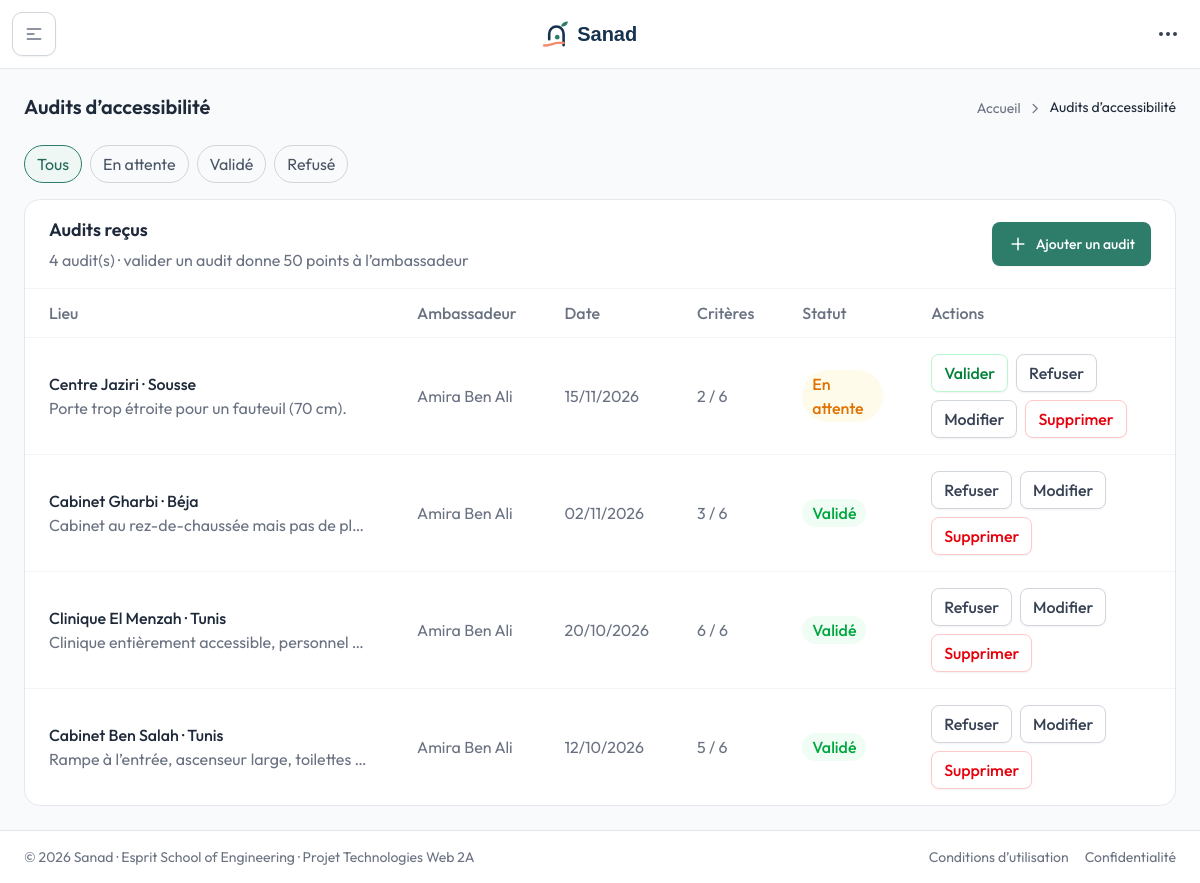
Screenshot of /backoffice/index.php?page=audits (signed in) with the database file from the repository.
### tables this page shows
CREATE TABLE audit (
  id INT AUTO_INCREMENT PRIMARY KEY,
  dateAudit DATE NOT NULL,
  rampe TINYINT(1) NOT NULL DEFAULT 0,
  porteLarge TINYINT(1) NOT NULL DEFAULT 0,
  ascenseur TINYINT(1) NOT NULL DEFAULT 0,
  toilettesAdaptees TINYINT(1) NOT NULL DEFAULT 0,
  parkingPMR TINYINT(1) NOT NULL DEFAULT 0,
  accueilLSF TINYINT(1) NOT NULL DEFAULT 0,
  commentaire TEXT NOT NULL,
  nbPhotos INT NOT NULL DEFAULT 0,
  statut ENUM('en_attente','valide','refuse') NOT NULL DEFAULT 'en_attente',
  lieuId INT NOT NULL,
  utilisateurId INT NOT NULL,
  CONSTRAINT fk_audit_lieu FOREIGN KEY (lieuId) REFERENCES lieu(id) ON DELETE CASCADE,
  CONSTRAINT fk_audit_utilisateur FOREIGN KEY (utilisateurId) REFERENCES utilisateur(id) ON DELETE RESTRICT
);

### backoffice/Controllers/Controller.php (called while the page is built, shortened)
<?php
abstract class Controller
{
    protected function render(string $view, array $data = [], ?string $scriptsView = null): void
    {
        $content      = $this->capture(__DIR__ . '/../Views/' . $view . '.php', $data);
        require_once __DIR__ . '/../Views/includes/layout.php';
    }
    protected function capture(string $file, array $data = []): string
    {
        extract($data);
        require $file;
        return (string) ob_get_clean();
    }
}

### backoffice/Controllers/AuditController.php (called while the page is built, shortened)
<?php
class AuditController extends Controller
{
    private PDO $db;
    public function __construct()
    {
        $this->db = Database::getConnexion();
    }
    public function index(): void
    {
        $statut = (string) ($_GET['statut'] ?? '');
        if (!array_key_exists($statut, Audit::STATUTS)) {
            $statut = '';
        }
        $sql = 'SELECT a.*, l.nom AS lieuNom, l.ville AS lieuVille, u.prenom, u.nom
                  FROM audit a INNER JOIN lieu l ON l.id = a.lieuId INNER JOIN utilisateur u ON u.id = a.utilisateurId';
        $params = [];
        $stmt = $this->db->prepare($sql . ' ORDER BY a.dateAudit DESC, a.id DESC');
        $stmt->execute($params);
        $lignes = array_map(fn($r) => ['audit' => Audit::fromArray($r), 'lieu' => $r['lieuNom'] . ' · ' . $r['lieuVille'],
            'ambassadeur' => trim($r['prenom'] . ' ' . $r['nom'])], $stmt->fetchAll());
        $this->render('audits', ['lignes' => $lignes, 'statut' => $statut, 'csrfToken' => $this->csrf(), 'flash' => AuthController::prendreFlash()]);
    }
}

### backoffice/index.php (called while the page is built, shortened)
<?php
require_once __DIR__ . '/config.php';
require_once __DIR__ . '/Controllers/Controller.php';
require_once __DIR__ . '/Views/includes/helpers.php';
$page = (string) ($_GET['page'] ?? 'dashboard');
[$controller, $action] = $routes[$page];
(new $controller())->$action();

### backoffice/config.php (called while the page is built, shortened)
<?php
class Database
{
    private static ?PDO $pdo = null;
    public static function getConnexion(): PDO
    {
        if (self::$pdo === null) {
            try {
                self::$pdo = new PDO(
                    'mysql:host=' . self::HOST . ';dbname=' . self::DBNAME . ';charset=utf8mb4',
                    self::USER,
                    self::PASSWORD,
                    [
                        PDO::ATTR_ERRMODE            => PDO::ERRMODE_EXCEPTION,
                        PDO::ATTR_DEFAULT_FETCH_MODE => PDO::FETCH_ASSOC,
                        PDO::ATTR_EMULATE_PREPARES   => false,
                    ]
                );
            } catch (PDOException $e) {
                error_log($e->getMessage());
                http_response_code(500);
                die('Erreur : connexion à la base de données impossible. Vérifiez config.php et que MySQL est démarré.');
            }
        }
        return self::$pdo;
    }
}
if (!function_exists('e')) {
    function e($value): string
    {
        return htmlspecialchars((string) ($value ?? ''), ENT_QUOTES, 'UTF-8');
    }
}

### backoffice/Models/Audit.php (called while the page is built, shortened)
<?php
class Audit
{
    private ?int $id = null;
    private ?string $dateAudit = null;
    private ?string $commentaire = null;
    private ?string $statut = null;
    public static function fromArray(array $row): self
    {
        $o = new self();
        foreach ($row as $key => $value) {
            if (property_exists($o, $key) && $value !== null) {
                $o->$key = $value;
            }
        }
        return $o;
    }
    public function getId(): ?int
    {
        return $this->id;
    }
    public function getDateAudit(): ?string
    {
        return $this->dateAudit;
    }
    public function getCommentaire(): ?string
    {
        return $this->commentaire;
    }
    public function getStatut(): ?string
    {
        return $this->statut;
    }
    public function getCritere(string $critere): bool
    {
        return array_key_exists($critere, self::CRITERES) && (bool) $this->$critere;
    }
    public function nbCriteresOK(): int
    {
        return count(array_filter(array_keys(self::CRITERES), fn($c) => $this->getCritere($c)));
    }
    public function getLibelleStatut(): string
    {
        return self::STATUTS[$this->statut] ?? (string) $this->statut;
    }
}

### backoffice/Views/audits.php (the view, shortened to what this page needs)
<?php
$td = CLASSE_CELLULE;
?>
<?= filAriane('Audits d’accessibilité') ?>
<div class="mb-4 flex flex-wrap gap-2">
  <?php foreach (['' => 'Tous'] + Audit::STATUTS as $cle => $libelle): ?>
    <a href="index.php?page=audits<?= $cle !== '' ? '&amp;statut=' . e($cle) : '' ?>" class="rounded-full border px-3 py-1.5 text-theme-sm <?= $statut === $cle ? 'border-brand-500 bg-brand-50 text-brand-600' : 'border-gray-300 text-gray-600 dark:border-gray-700 dark:text-gray-400' ?>"><?= e($libelle) ?></a>
  <?php endforeach; ?>
</div>
<div class="rounded-2xl border border-gray-200 bg-white dark:border-gray-800 dark:bg-white/3">
  <?= enteteListe('Audits reçus', count($lignes) . ' audit(s) · valider un audit donne ' . Audit::POINTS_AUDIT . ' points à l’ambassadeur', 'audits', null, 'index.php?page=audit-form', 'Ajouter un audit') ?>
  <?= debutTableau(['Lieu', 'Ambassadeur', 'Date', 'Critères', 'Statut', 'Actions']) ?>
    <?php foreach ($lignes as $ligne): $a = $ligne['audit']; ?>
      <tr class="transition hover:bg-gray-50/50 dark:hover:bg-white/2">
        <td class="<?= $td ?>"><span class="block font-medium text-gray-800 dark:text-white/90"><?= e($ligne['lieu']) ?></span><span class="block max-w-xs truncate text-theme-xs"><?= e($a->getCommentaire()) ?></span></td>
        <td class="<?= $td ?>"><?= e($ligne['ambassadeur']) ?></td>
        <td class="<?= $td ?>"><?= e(dateFr($a->getDateAudit())) ?></td>
        <td class="<?= $td ?>"><?= (int) $a->nbCriteresOK() ?> / <?= count(Audit::CRITERES) ?></td>
        <td class="<?= $td ?>"><?= badge($a->getLibelleStatut(), couleurStatut((string) $a->getStatut())) ?></td>
        <td class="<?= $td ?>"><div class="flex flex-wrap items-center gap-2">
          <?php if ($a->getStatut() !== 'valide'): ?><?= boutonAction('index.php?page=audit-statut', (int) $a->getId(), $csrfToken, 'Valider', 'succes', '', ['statut' => 'valide']) ?><?php endif; ?>
          <?php if ($a->getStatut() !== 'refuse'): ?><?= boutonAction('index.php?page=audit-statut', (int) $a->getId(), $csrfToken, 'Refuser', 'neutre', 'Refuser cet audit ?', ['statut' => 'refuse']) ?><?php endif; ?>
          <?= boutonModifier('index.php?page=audit-edit&id=' . (int) $a->getId()) ?>
          <?= boutonAction('index.php?page=audit-delete', (int) $a->getId(), $csrfToken, 'Supprimer', 'danger', 'Supprimer définitivement cet audit ?') ?>
        </div></td>
      </tr>
    <?php endforeach; ?>
  <?= finTableau(count($lignes), 6, 'Aucun audit.') ?>
</div>

### rows the page displays
audit: commentaire "Porte trop étroite pour un fauteuil (70 cm).", dateAudit "15/11/2026"
audit: commentaire "Cabinet au rez-de-chaussée mais pas de pl…", dateAudit "02/11/2026"
audit: commentaire "Clinique entièrement accessible, personnel…", dateAudit "20/10/2026"
audit: commentaire "Rampe à l’entrée, ascenseur large, toilettes…", dateAudit "12/10/2026"

### other values shown
$titre "Audits d’accessibilité"
$libelle "Tous"
$libelle "En attente"
$libelle "Validé"
$libelle "Refusé"
$titre "Audits reçus"
$sousTitre "4 audit(s) · valider un audit donne 50 points à l’ambassadeur"
$libelleAjout "Ajouter un audit"
$c "Lieu"
$c "Ambassadeur"
$c "Date"
$c "Critères"
$c "Statut"
$c "Actions"
$ligne['lieu'] "Centre Jaziri · Sousse"
